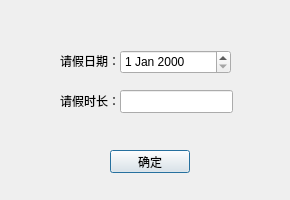
<?xml version="1.0" encoding="UTF-8"?>
<ui version="4.0">
 <class>AddNianjiaDialog</class>
 <widget class="QDialog" name="AddNianjiaDialog">
  <property name="geometry">
   <rect>
    <x>0</x>
    <y>0</y>
    <width>290</width>
    <height>200</height>
   </rect>
  </property>
  <property name="windowTitle">
   <string>Dialog</string>
  </property>
  <widget class="QPushButton" name="pushButton">
   <property name="geometry">
    <rect>
     <x>110</x>
     <y>150</y>
     <width>80</width>
     <height>23</height>
    </rect>
   </property>
   <property name="text">
    <string>确定</string>
   </property>
  </widget>
  <widget class="QLabel" name="label">
   <property name="geometry">
    <rect>
     <x>60</x>
     <y>50</y>
     <width>61</width>
     <height>21</height>
    </rect>
   </property>
   <property name="text">
    <string>请假日期：</string>
   </property>
  </widget>
  <widget class="QLineEdit" name="edt_days">
   <property name="geometry">
    <rect>
     <x>120</x>
     <y>90</y>
     <width>113</width>
     <height>23</height>
    </rect>
   </property>
  </widget>
  <widget class="QDateEdit" name="edt_date">
   <property name="geometry">
    <rect>
     <x>120</x>
     <y>50</y>
     <width>111</width>
     <height>24</height>
    </rect>
   </property>
  </widget>
  <widget class="QLabel" name="label_2">
   <property name="geometry">
    <rect>
     <x>60</x>
     <y>90</y>
     <width>61</width>
     <height>21</height>
    </rect>
   </property>
   <property name="text">
    <string>请假时长：</string>
   </property>
  </widget>
 </widget>
 <resources/>
 <connections/>
</ui>
